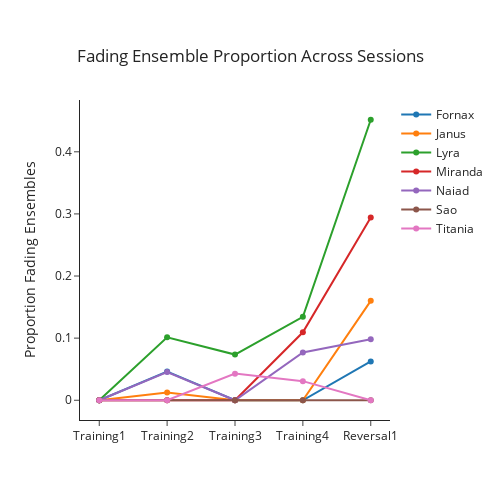

The notebook cell saved with this chart:
### Code cell
## Plot fading ensembles across all sessions
## Create empty dictionary
trends_dict = {}
## Loop through mouse_trends and extract the proportion of fading ensembles for each session (Training1, Training2, etc)
for key in mouse_trends:
    fading_ensembles = []
    for session in mouse_trends[key]:
        fading_ensembles.append(mouse_trends[key][session]['prop_decreasing'])
    trends_dict[key] = fading_ensembles
## Plot values for each mouse
fig = go.Figure()
x_axis = session_list
for key in trends_dict:
    fig.add_trace(go.Scatter(x = x_axis, y = trends_dict[key], name = key))
fig.update_layout(template = 'simple_white', height = 500, width = 500)
fig.update_layout(
    title={
        'text': 'Fading Ensemble Proportion Across Sessions',
        'y':0.9,
        'x':0.5,
        'xanchor': 'center',
        'yanchor': 'top'})
fig.update_yaxes(title = 'Proportion Fading Ensembles')
fig.show()
# fig.write_image('progress_figures/cohort0/by_trials_all.png')

### Figure 1 — Plotly figure (JSON) as saved in the notebook; plotly's stock layout.template omitted (floating-point values rounded to 4 significant figures)
{"data": [{"name": "Fornax", "type": "scatter", "x": ["Training1", "Training2", "Training3", "Training4", "Reversal1"], "y": [0, 0.04615, 0, 0, 0.0625]}, {"name": "Janus", "type": "scatter", "x": ["Training1", "Training2", "Training3", "Training4", "Reversal1"], "y": [0, 0.0125, 0, 0, 0.16]}, {"name": "Lyra", "type": "scatter", "x": ["Training1", "Training2", "Training3", "Training4", "Reversal1"], "y": [0, 0.1014, 0.07353, 0.1343, 0.4516]}, {"name": "Miranda", "type": "scatter", "x": ["Training1", "Training2", "Training3", "Training4", "Reversal1"], "y": [0, 0, 0, 0.1094, 0.2941]}, {"name": "Naiad", "type": "scatter", "x": ["Training1", "Training2", "Training3", "Training4", "Reversal1"], "y": [0, 0.04545, 0, 0.07692, 0.09836]}, {"name": "Sao", "type": "scatter", "x": ["Training1", "Training2", "Training3", "Training4", "Reversal1"], "y": [0, 0, 0, 0, 0]}, {"name": "Titania", "type": "scatter", "x": ["Training1", "Training2", "Training3", "Training4", "Reversal1"], "y": [0, 0, 0.04286, 0.03077, 0]}], "layout": {"height": 500, "title": {"text": "Fading Ensemble Proportion Across Sessions", "x": 0.5, "xanchor": "center", "y": 0.9, "yanchor": "top"}, "width": 500, "yaxis": {"title": {"text": "Proportion Fading Ensembles"}}}}
